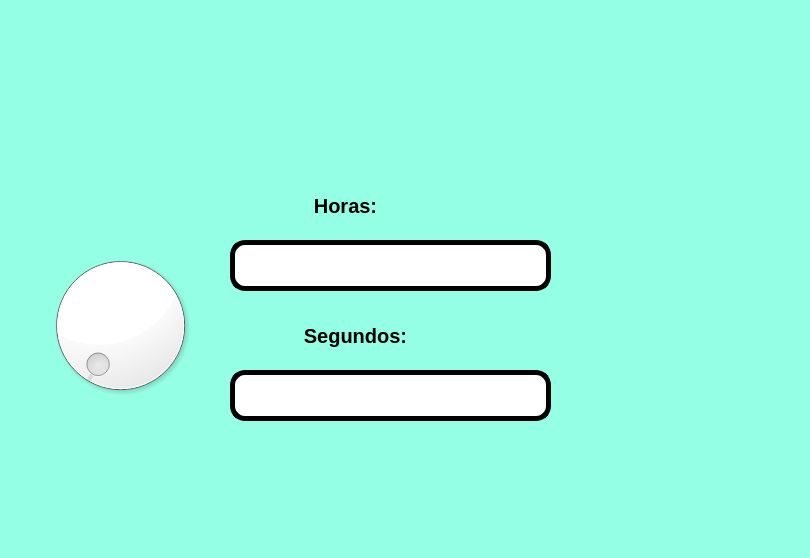
<?xml version="1.0" encoding="UTF-8"?>
<ui version="4.0">
 <class>MainWindow</class>
 <widget class="QMainWindow" name="MainWindow">
  <property name="geometry">
   <rect>
    <x>0</x>
    <y>0</y>
    <width>810</width>
    <height>558</height>
   </rect>
  </property>
  <property name="windowTitle">
   <string>MainWindow</string>
  </property>
  <property name="styleSheet">
   <string notr="true">background-color: rgb(149, 255, 229);</string>
  </property>
  <widget class="QWidget" name="centralwidget">
   <widget class="QLabel" name="imagen">
    <property name="geometry">
     <rect>
      <x>60</x>
      <y>30</y>
      <width>151</width>
      <height>141</height>
     </rect>
    </property>
    <property name="styleSheet">
     <string notr="true"/>
    </property>
    <property name="text">
     <string/>
    </property>
    <property name="pixmap">
     <pixmap resource="../Archivos/Recursos.qrc">:/ejercicios/FIT_logo_vertical.png</pixmap>
    </property>
    <property name="scaledContents">
     <bool>true</bool>
    </property>
   </widget>
   <widget class="QLabel" name="imagen_3">
    <property name="geometry">
     <rect>
      <x>590</x>
      <y>290</y>
      <width>181</width>
      <height>161</height>
     </rect>
    </property>
    <property name="styleSheet">
     <string notr="true"/>
    </property>
    <property name="text">
     <string/>
    </property>
    <property name="pixmap">
     <pixmap resource="../Archivos/Recursos.qrc">:/ejercicios/wero.jpg</pixmap>
    </property>
    <property name="scaledContents">
     <bool>true</bool>
    </property>
   </widget>
   <widget class="QDial" name="dial">
    <property name="geometry">
     <rect>
      <x>40</x>
      <y>230</y>
      <width>161</width>
      <height>191</height>
     </rect>
    </property>
    <property name="styleSheet">
     <string notr="true">color: rgb(255, 255, 255);
background-color: rgb(255, 255, 255);</string>
    </property>
   </widget>
   <widget class="QLabel" name="label">
    <property name="geometry">
     <rect>
      <x>260</x>
      <y>190</y>
      <width>171</width>
      <height>31</height>
     </rect>
    </property>
    <property name="font">
     <font>
      <pointsize>15</pointsize>
      <weight>75</weight>
      <bold>true</bold>
     </font>
    </property>
    <property name="text">
     <string>Horas:</string>
    </property>
    <property name="alignment">
     <set>Qt::AlignCenter</set>
    </property>
   </widget>
   <widget class="QLineEdit" name="txt_hrs">
    <property name="geometry">
     <rect>
      <x>230</x>
      <y>240</y>
      <width>321</width>
      <height>51</height>
     </rect>
    </property>
    <property name="font">
     <font>
      <pointsize>12</pointsize>
      <weight>75</weight>
      <bold>true</bold>
     </font>
    </property>
    <property name="styleSheet">
     <string notr="true">border-radius: 15px;
background-color: rgb(255, 255, 255);
border:  5px solid black;
</string>
    </property>
    <property name="text">
     <string/>
    </property>
    <property name="alignment">
     <set>Qt::AlignCenter</set>
    </property>
   </widget>
   <widget class="QLabel" name="label_2">
    <property name="geometry">
     <rect>
      <x>570</x>
      <y>50</y>
      <width>221</width>
      <height>101</height>
     </rect>
    </property>
    <property name="text">
     <string/>
    </property>
    <property name="pixmap">
     <pixmap resource="../Archivos/Recursos.qrc">:/ejercicios/log_uat_nuevo.png</pixmap>
    </property>
    <property name="scaledContents">
     <bool>true</bool>
    </property>
   </widget>
   <widget class="QLineEdit" name="txt_sgns">
    <property name="geometry">
     <rect>
      <x>230</x>
      <y>370</y>
      <width>321</width>
      <height>51</height>
     </rect>
    </property>
    <property name="font">
     <font>
      <pointsize>12</pointsize>
      <weight>75</weight>
      <bold>true</bold>
     </font>
    </property>
    <property name="styleSheet">
     <string notr="true">border-radius: 15px;
background-color: rgb(255, 255, 255);
border:  5px solid black;
</string>
    </property>
    <property name="text">
     <string/>
    </property>
    <property name="alignment">
     <set>Qt::AlignCenter</set>
    </property>
   </widget>
   <widget class="QLabel" name="label_3">
    <property name="geometry">
     <rect>
      <x>240</x>
      <y>320</y>
      <width>231</width>
      <height>31</height>
     </rect>
    </property>
    <property name="font">
     <font>
      <pointsize>15</pointsize>
      <weight>75</weight>
      <bold>true</bold>
     </font>
    </property>
    <property name="text">
     <string>Segundos:</string>
    </property>
    <property name="alignment">
     <set>Qt::AlignCenter</set>
    </property>
   </widget>
  </widget>
  <widget class="QMenuBar" name="menubar">
   <property name="geometry">
    <rect>
     <x>0</x>
     <y>0</y>
     <width>810</width>
     <height>26</height>
    </rect>
   </property>
  </widget>
  <widget class="QStatusBar" name="statusbar"/>
 </widget>
 <resources>
  <include location="../Archivos/Recursos.qrc"/>
 </resources>
 <connections/>
</ui>
